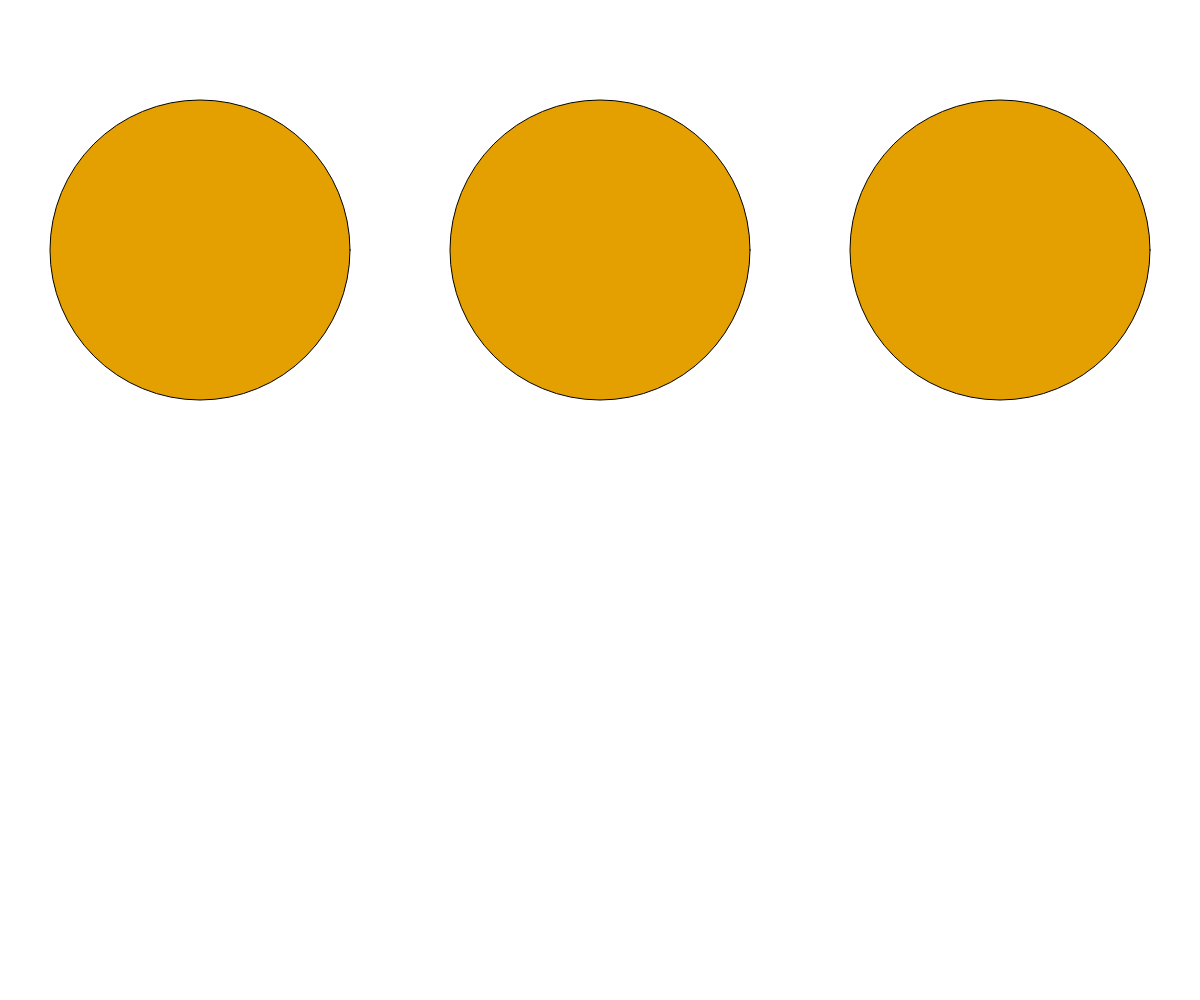
Frame 1 (no input)
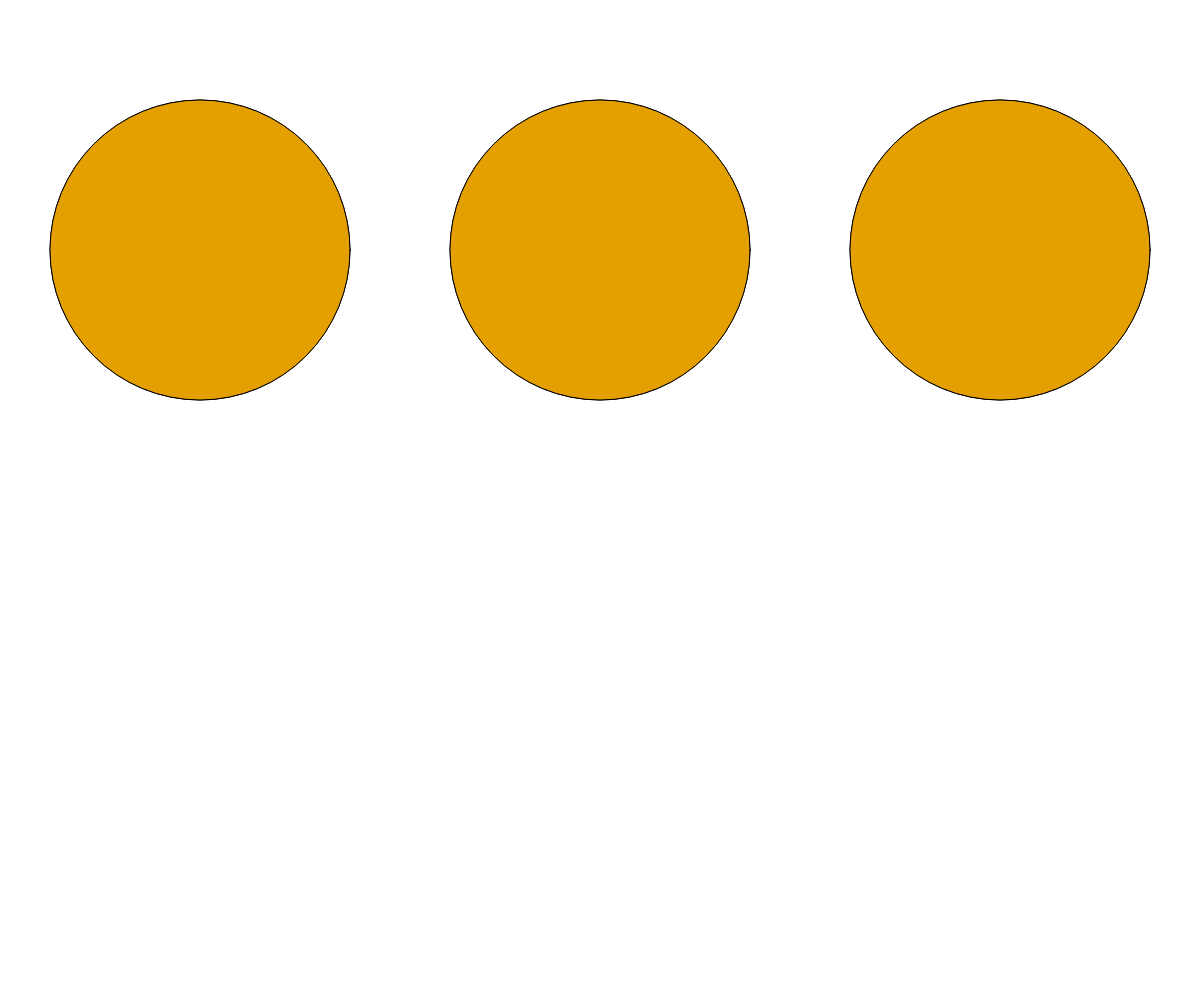
Frame 2 (the mouse pressed at the canvas centre, redrawn once)

The p5.js sketch that drew these frames (run headless with seeded random() and noise() and a simulated clock; the mouse was pressed at the canvas centre and the sketch redrawn once):

// p5.js sketch
// ── sketch.js
var resultado;
var ax,ay;
var x,y;
var mitadW,mitadH
var rebanadas,repartir 

function setup() {
  createCanvas(windowWidth, windowHeight);
  mitadW=windowWidth/2
  mitadH=windowHeight/2
}

function draw() {  
  
	ellipseMode(CENTER)
	fill(color( 228, 159, 0 ))
  
	ellipse(200,250,300,300)
	ellipse(mitadW, 250, 300, 300)
	ellipse(windowWidth-200,250,300,300)
	noLoop()
   
}
  
function CortarP(){
  repartir=document.getElementById("input-number").value;
  rebanadas = parseInt(repartir);


  if(rebanadas>1)
  {

   
  let radio=150;
  let grados=360/rebanadas
  let auxiliar=grados;

	let xMitadP1 = 200
	let xMitadP2= mitadW
	let xMitadP3 = windowWidth-200

	let yCentro = 250

	draw()

    while(grados<=360){
     
      
    let x2=radio*Math.cos(grados* Math.PI / 180)
    let y2=radio*Math.sin(grados * Math.PI / 180)


	  let x2P1=xMitadP1+x2;
	  let x2P2 = xMitadP2 + x2
	  let x2P3 = xMitadP3 + x2;
	  y2=yCentro+y2;
	  
	  x2P1=floor(x2P1)
	  x2P2=floor(x2P2)
	  x2P3 = floor(x2P3)
	  y2=floor(y2)

	  EPendiente(xMitadP1,yCentro,x2P1,y2);
	  ADDA(xMitadP2,yCentro,x2P2,y2)
	  ABresenham(xMitadP3,yCentro,x2P3,y2)
        

      grados+=auxiliar;
    } 

  }

}

function ADDA(x1, y1, x2, y2) {

  let dx=x2-x1
  let dy=y2-y1

  let x=x1
  let y= y1

  let i = 0

  let limite

  if(Math.abs(dx)>Math.abs(dy))
    limite=Math.abs(dx)
  else
    limite=Math.abs(dy)

  let xi=dx/limite
  let yi=dy/limite
 
  while(i < limite){
		point(x,y)
		x += xi
		y += yi 

		i++
	}

  
}

function ABresenham(x1, y1, x2, y2) {

  //Variables para guardar los pasos en x/y
  let pY
  let pX
  
  // Variables para el Algoritmo Bresenham
	let x
	let y
	let p
	let incE
	let incNE

	let dx = x2 - x1
	let dy = y2 - y1


  /* determinar que punto usar para empezar*/
	if(dy < 0) {
		dy = -dy
		pY = -1
	}else{
		pY = 1
	}

	if(dx < 0) {
		dx = -dx
		pX = -1
	}else{
		pX = 1
	}

	x = x1
	y = y1
	
	point(x,y)


	//Se dibujan los puntos de la linea
	if(dx > dy) {
		
		
		p = 2 * dy - dx
		incE = 2 * dy
		incNE = 2 * (dy - dx)

		while(x != x2) {
			x += pX

			if(p < 0) {
				p += incE
			}else {
				y += pY
				p += incNE
			}

			point(x,y)
		}
	
	}else{
		
		p = 2 * dx - dy
		incE = 2 * dx
		incNE = 2 * (dx - dy)

		while(y != y2) {
			y += pY

			if(p < 0) {
				p += incE
			}else {
				x += pX
				p += incNE
			}

			point(x,y)


	}
	
  }
}

function EPendiente(x1,y1,x2,y2){

	if(x2<x1)
	{
		let aux=x2;
		x2=x1;
		x1=aux

		aux = y2
		y2=y1
		y1=aux
	}

	const dx = x2 - x1
	const dy = y2 - y1

	const m = dy / dx
	const b = y1 - (m * x1)

	
	point( x1, y1 )

	


	if(x1===x2){
	
		if(y1>y2)
		{
			let aux=y1;
			y1=y2;
			y2=aux
		}
		let y = y1 + 1
		while(y!=y2)
		{
			point(x1,y)
			y++
		}

	}
	else{

		
		
		let x = x1+ 1
		let y = m * x + b
		
		while(x !=x2){
			y = m * x + b
			y = floor(y)
			point(x, y)
			x++
		}
  }
  
  

	

}
